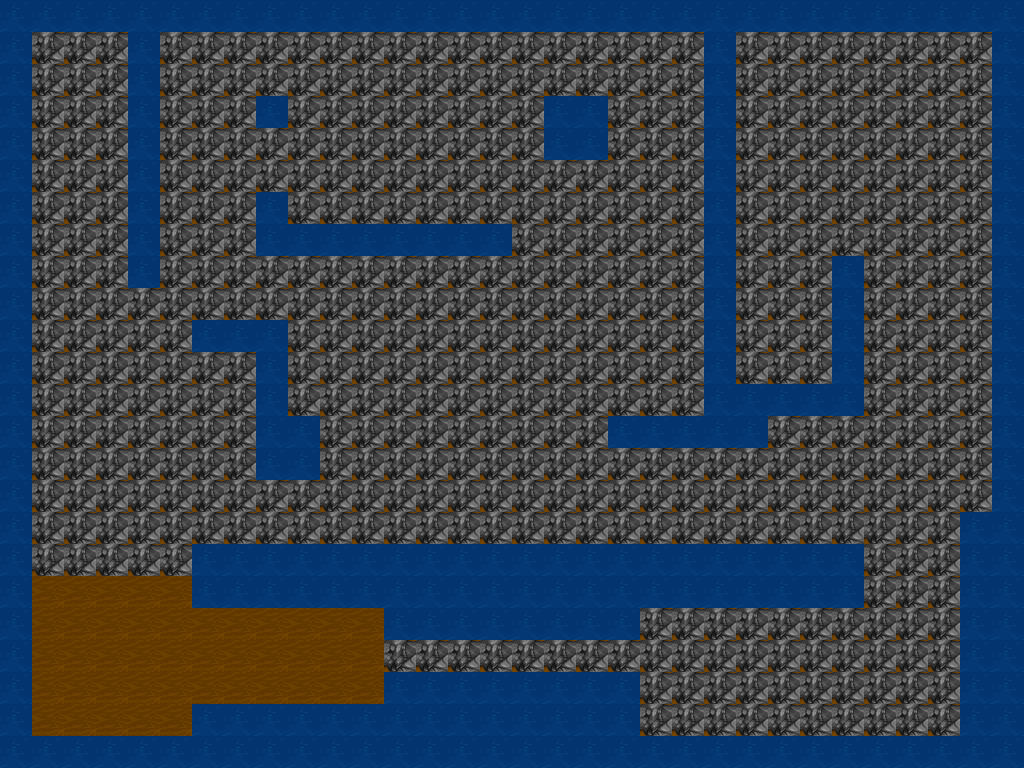

Tiled map render using the project's own tile images. Description and the map definition, with tile-layer contents summarised, below:
An orthogonal 32x24 tile map with 32x32 px tiles, 2 tile layers (Graphics, Collisions).

<map version="1.0" orientation="orthogonal" renderorder="right-down" width="32" height="24" tilewidth="32" tileheight="32" nextobjectid="1">
 <tileset firstgid="1" name="summerTiles" tilewidth="32" tileheight="32" spacing="1" tilecount="380" columns="19">
  <image source="summerTiles.png" width="626" height="659" />
 </tileset>
 <layer name="Graphics" width="32" height="24">
  <properties>
   <property name="Draw" type="bool" value="true" />
  </properties>
  <data>[768 cells, 768 non-empty, 3 distinct tile ids]</data>
 </layer>
 <layer name="Collisions" width="32" height="24">
  <properties>
   <property name="Draw" type="bool" value="false" />
   <property name="Navigation" type="bool" value="true" />
  </properties>
  <data>[768 cells, 725 non-empty, 2 distinct tile ids]</data>
 </layer>
</map>
